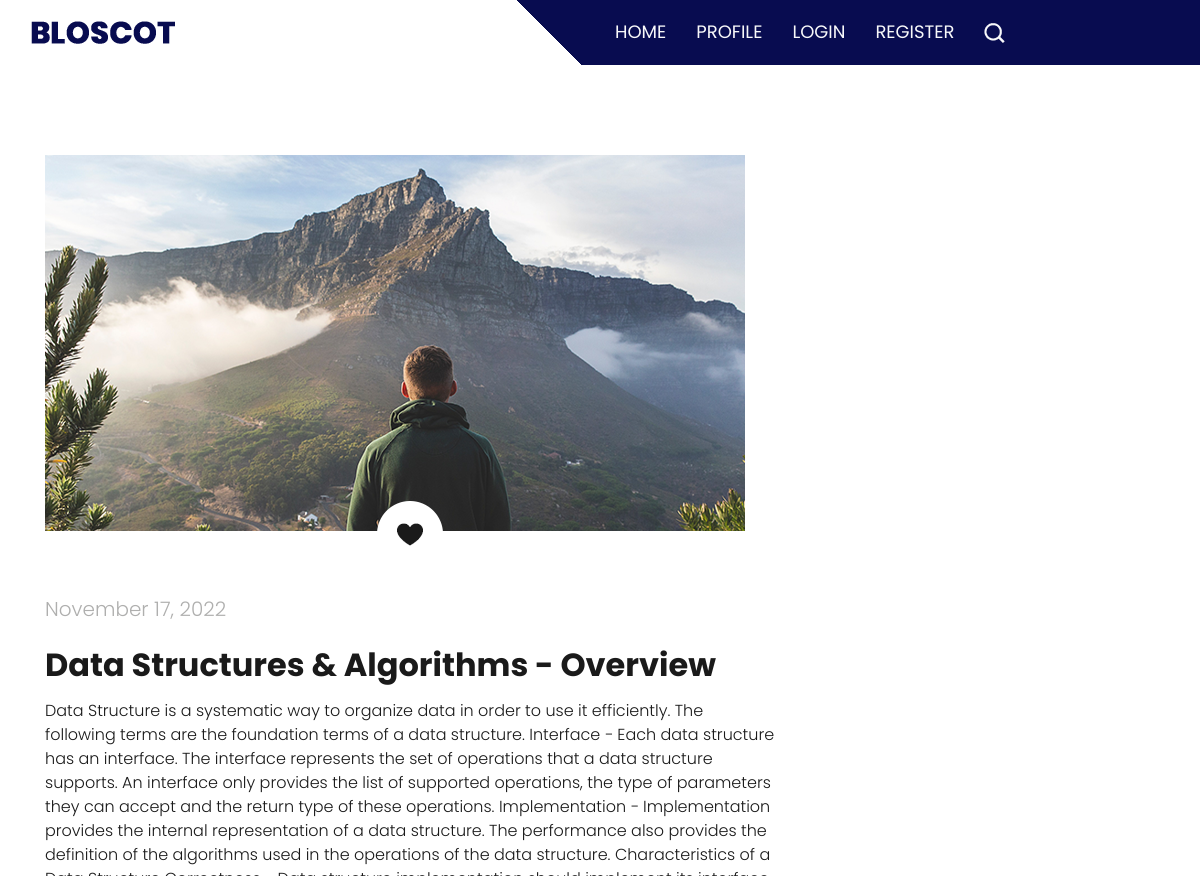
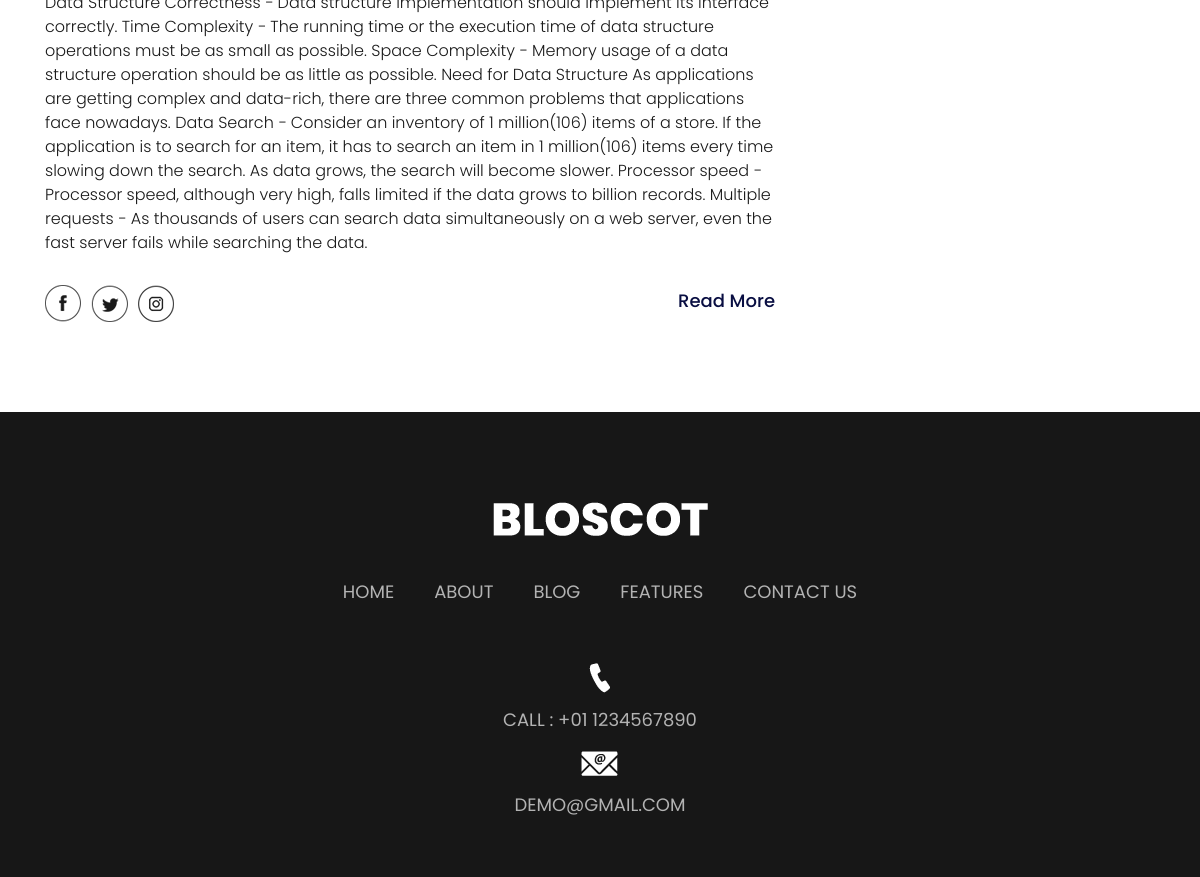
Screenshot of /post/9/ with the database file from the repository (2 pictures, top to bottom).
### blog/models.py (models this page shows, shortened)
class Post(models.Model):
    title = models.CharField(max_length=100)
    context = models.TextField()
    date = models.DateTimeField(default=timezone.now)
    author = models.ForeignKey(User, on_delete=models.CASCADE)

### users/models.py (models this page shows, shortened)
class Profile(models.Model):
    user = models.OneToOneField(User, on_delete=models.CASCADE)
    image = models.ImageField(default="default.jpg", upload_to="profile_pics")

### blog/views.py (the view)
# urls.py: path("post/<int:pk>/", PostDetailView.as_view(), name="post-detail"),
class PostDetailView(DetailView):
    model = Post

### templates/blog/post_detail.html (shortened to what this page needs)
{% extends "blog/base.html" %}
{% load static %}
{% block content %}
<div class="about_section layout_padding">
    <div class="container">
        <div class="row">
            <div class="col-lg-8 col-sm-12">
                <div class="about_img"><img src="{{ object.author.profile.image.url }}"></div>
                <div class="like_icon"><img src="{% static 'images/like-icon.png' %}"></div>
                <p class="post_text">{{ object.date|date:"F d, Y" }}</p>
                <h2 class="most_text">{{ object.title }}</h2>
                <div>
                    <p class="lorem_text white_space">{{ object.context }}</p>
                </div>
                <div class="social_icon_main">
                    <div class="social_icon">
                        <ul>
                            <li><a href="#"><img src="{% static 'images/fb-icon.png' %}"></a></li>
                            <li><a href="#"><img src="{% static 'images/twitter-icon.png' %}"></a></li>
                            <li><a href="#"><img src="{% static 'images/instagram-icon.png' %}"></a></li>
                        </ul>
                    </div>
                    <div class="read_bt"><a href="#">Read More</a></div>
                </div>
            </div>
        </div>
    </div>
</div>
<div class="footer_section layout_padding margin_top_90">
    <div class="container">
        <div class="footer_logo"><a href="#"><img src="{% static 'images/footer-logo.png' %}"></a></div>
        <div class="footer_menu">
            <ul>
                <li><a href="#">Home</a></li>
                <li><a href="#">About</a></li>
                <li><a href="#">Blog</a></li>
                <li><a href="#">Features</a></li>
                <li><a href="#">contact us</a></li>
            </ul>
        </div>
        <div class="contact_menu">
            <ul>
                <li><a href="#"><img src="{% static 'images/call-icon.png' %}"></a></li>
                <li><a href="#">Call : +01 1234567890</a></li>
                <li><a href="#"><img src="{% static 'images/mail-icon.png' %}"></a></li>
                <li><a href="#">demo@gmail.com</a></li>
            </ul>
        </div>
    </div>
</div>
{% endblock content%}

### static/css/style.css (style rules this page uses)
* { box-sizing: border-box !important; transition: ease all 0.5s; }
html { scroll-behavior: smooth; }
body { color: #666666; font-size: 14px; font-family: Poppins; line-height: 1.80857; font-weight: normal; overflow-x: hidden; }
a { color: #1f1f1f; text-decoration: none !important; outline: none !important; -webkit-transition: all .3s ease-in-out; -moz-transition: all .3s ease-in-out; -ms-transition: all .3s ease-in-out; -o-transition: all .3s ease-in-out; transition: all .3s ease-in-out; }
h1, h2, h3, h4, h5, h6 { letter-spacing: 0; font-weight: normal; position: relative; padding: 0 0 10px 0; font-weight: normal; line-height: normal; color: #111111; margin: 0 }
h2 { font-size: 22px }
*, *::after, *::before { -webkit-box-sizing: border-box; -moz-box-sizing: border-box; box-sizing: border-box; }
ul, li, ol { margin: 0px; padding: 0px; list-style: none; }
p { margin: 20px; font-weight: 300; font-size: 15px; line-height: 24px; }
a { color: #222222; text-decoration: none; outline: none !important; }
a, .btn { text-decoration: none !important; outline: none !important; -webkit-transition: all .3s ease-in-out; -moz-transition: all .3s ease-in-out; -ms-transition: all .3s ease-in-out; -o-transition: all .3s ease-in-out; transition: all .3s ease-in-out; }
img { max-width: 100%; height: auto; }
.layout_padding { padding-top: 90px; padding-bottom: 0px; }
.about_section { width: 100%; float: left; padding-top: 90px; }
.about_img { width: 100%; float: left; }
.like_icon { width: 100%; float: left; text-align: center; position: relative; bottom: 30px; }
.post_text { width: 100%; float: left; font-size: 20px; color: #afafae; margin: 0px; }
.most_text { width: 100%; float: left; font-size: 32px; color: #1a1a1a; padding-top: 20px; font-weight: bold; }
.lorem_text { width: 100%; float: left; font-size: 16px; color: #1a1a1a; margin: 0px; }
.social_icon_main { width: 100%; display: flex; }
.social_icon { width: 100%; float: left; padding-top: 30px; }
.social_icon ul { margin: 0px; padding: 0px; }
.social_icon li { float: left; padding-right: 10px; }
.read_bt { width: 150px; float: right; text-align: right; padding-top: 30px; }
.read_bt a { font-size: 18px; color: #090e42; font-weight: 500; }
.footer_section { width: 100%; float: left; background-color: #171717; height: auto; padding-bottom: 50px; }
.footer_logo { width: 100%; float: left; text-align: center; }
.footer_menu { width: 100%; float: left; text-align: center; padding-top: 40px; }
.footer_menu ul { margin: 0px; padding: 0px; display: inline-block; text-align: center; }
.footer_menu li { float: left; font-size: 18px; color: #b3b3b3; padding: 0px 20px; text-transform: uppercase; }
.footer_menu li a { color: #b3b3b3; }
.contact_menu { width: 100%; float: left; text-align: center; padding-top: 40px; }
.contact_menu ul { margin: 0px; padding: 0px; display: inline-block; text-align: center; }
.contact_menu li { float: initial; font-size: 18px; color: #b3b3b3; padding: 5px 20px; text-transform: uppercase; text-align: center; }
.contact_menu li a { color: #b3b3b3; }
.margin_top_90 { margin-top: 90px; }

### templates/blog/post_detail.html (style rules this page uses)
.white_space { white-space: normal; }

### rows the page displays
Post: author.profile.image (picture), date "November 17, 2022", title "Data Structures & Algorithms - Overview", context "Data Structure is a systematic way to organize data in order to use it efficiently. The following terms are the foundation terms of a data structure. Interface − Each data structure has an interface. The interface represents the set of operations that a data structure supports. An interface only provides the list of supported operations, the type of parameters they can accept and the return type of these operations. Implementation − Implementation provides the internal representation of a data structure. The performance also provides the definition of the algorithms used in the operations of the data structure. Characteristics of a Data Structure Correctness − Data structure implementation…"
